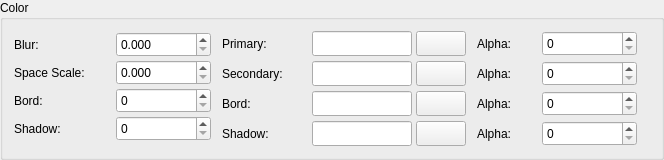
         <widget class="QGroupBox" name="groupBoxColor">
          <property name="minimumSize">
           <size>
            <width>0</width>
            <height>0</height>
           </size>
          </property>
          <property name="title">
           <string>Color</string>
          </property>
          <layout class="QHBoxLayout" name="horizontalLayout_31">
           <property name="spacing">
            <number>11</number>
           </property>
           <item>
            <layout class="QVBoxLayout" name="verticalLayout_2">
             <property name="spacing">
              <number>2</number>
             </property>
             <item>
              <layout class="QHBoxLayout" name="horizontalLayout_10">
               <item>
                <widget class="QLabel" name="labelBlur">
                 <property name="minimumSize">
                  <size>
                   <width>100</width>
                   <height>0</height>
                  </size>
                 </property>
                 <property name="maximumSize">
                  <size>
                   <width>110</width>
                   <height>16777215</height>
                  </size>
                 </property>
                 <property name="text">
                  <string>Blur:</string>
                 </property>
                </widget>
               </item>
               <item>
                <widget class="QDoubleSpinBox" name="doubleSpinBoxBlur">
                 <property name="minimumSize">
                  <size>
                   <width>95</width>
                   <height>25</height>
                  </size>
                 </property>
                 <property name="maximumSize">
                  <size>
                   <width>95</width>
                   <height>16777215</height>
                  </size>
                 </property>
                 <property name="decimals">
                  <number>3</number>
                 </property>
                 <property name="maximum">
                  <double>999.000000000000000</double>
                 </property>
                </widget>
               </item>
              </layout>
             </item>
             <item>
              <layout class="QHBoxLayout" name="horizontalLayout_20">
               <item>
                <widget class="QLabel" name="labelSpaceScale">
                 <property name="minimumSize">
                  <size>
                   <width>100</width>
                   <height>0</height>
                  </size>
                 </property>
                 <property name="maximumSize">
                  <size>
                   <width>110</width>
                   <height>16777215</height>
                  </size>
                 </property>
                 <property name="text">
                  <string>Space Scale:</string>
                 </property>
                </widget>
               </item>
               <item>
                <widget class="QDoubleSpinBox" name="doubleSpinBoxSpaceScale">
                 <property name="minimumSize">
                  <size>
                   <width>95</width>
                   <height>25</height>
                  </size>
                 </property>
                 <property name="maximumSize">
                  <size>
                   <width>95</width>
                   <height>16777215</height>
                  </size>
                 </property>
                 <property name="decimals">
                  <number>3</number>
                 </property>
                 <property name="maximum">
                  <double>100.000000000000000</double>
                 </property>
                </widget>
               </item>
              </layout>
             </item>
             <item>
              <layout class="QHBoxLayout" name="horizontalLayout_21">
               <item>
                <widget class="QLabel" name="labelBord">
                 <property name="minimumSize">
                  <size>
                   <width>100</width>
                   <height>0</height>
                  </size>
                 </property>
                 <property name="maximumSize">
                  <size>
                   <width>110</width>
                   <height>16777215</height>
                  </size>
                 </property>
                 <property name="text">
                  <string>Bord:</string>
                 </property>
                </widget>
               </item>
               <item>
                <widget class="QSpinBox" name="spinBoxBord">
                 <property name="minimumSize">
                  <size>
                   <width>95</width>
                   <height>25</height>
                  </size>
                 </property>
                 <property name="maximumSize">
                  <size>
                   <width>95</width>
                   <height>16777215</height>
                  </size>
                 </property>
                 <property name="maximum">
                  <number>9999</number>
                 </property>
                </widget>
               </item>
              </layout>
             </item>
             <item>
              <layout class="QHBoxLayout" name="horizontalLayout_22">
               <item>
                <widget class="QLabel" name="labelShadow">
                 <property name="minimumSize">
                  <size>
                   <width>100</width>
                   <height>0</height>
                  </size>
                 </property>
                 <property name="maximumSize">
                  <size>
                   <width>110</width>
                   <height>16777215</height>
                  </size>
                 </property>
                 <property name="text">
                  <string>Shadow:</string>
                 </property>
                </widget>
               </item>
               <item>
                <widget class="QSpinBox" name="spinBoxShadow">
                 <property name="minimumSize">
                  <size>
                   <width>95</width>
                   <height>25</height>
                  </size>
                 </property>
                 <property name="maximumSize">
                  <size>
                   <width>95</width>
                   <height>16777215</height>
                  </size>
                 </property>
                 <property name="maximum">
                  <number>9999</number>
                 </property>
                </widget>
               </item>
              </layout>
             </item>
            </layout>
           </item>
           <item>
            <layout class="QVBoxLayout" name="verticalLayout_7">
             <property name="spacing">
              <number>5</number>
             </property>
             <item>
              <layout class="QHBoxLayout" name="horizontalLayout_23">
               <property name="spacing">
                <number>4</number>
               </property>
               <item>
                <widget class="QLabel" name="labelPrimaryColor">
                 <property name="minimumSize">
                  <size>
                   <width>86</width>
                   <height>0</height>
                  </size>
                 </property>
                 <property name="maximumSize">
                  <size>
                   <width>86</width>
                   <height>16777215</height>
                  </size>
                 </property>
                 <property name="text">
                  <string>Primary:</string>
                 </property>
                </widget>
               </item>
               <item>
                <widget class="QLineEdit" name="editPrimaryColor">
                 <property name="minimumSize">
                  <size>
                   <width>100</width>
                   <height>25</height>
                  </size>
                 </property>
                 <property name="maximumSize">
                  <size>
                   <width>100</width>
                   <height>16777215</height>
                  </size>
                 </property>
                 <property name="toolTip">
                  <string/>
                 </property>
                 <property name="maxLength">
                  <number>6</number>
                 </property>
                 <property name="readOnly">
                  <bool>false</bool>
                 </property>
                 <property name="placeholderText">
                  <string/>
                 </property>
                </widget>
               </item>
               <item>
                <widget class="QPushButton" name="buttonPrimaryColor">
                 <property name="sizePolicy">
                  <sizepolicy hsizetype="Minimum" vsizetype="Fixed">
                   <horstretch>30</horstretch>
                   <verstretch>30</verstretch>
                  </sizepolicy>
                 </property>
                 <property name="minimumSize">
                  <size>
                   <width>50</width>
                   <height>0</height>
                  </size>
                 </property>
                 <property name="maximumSize">
                  <size>
                   <width>50</width>
                   <height>27</height>
                  </size>
                 </property>
                 <property name="styleSheet">
                  <string notr="true"/>
                 </property>
                 <property name="text">
                  <string/>
                 </property>
                </widget>
               </item>
              </layout>
             </item>
             <item>
              <layout class="QHBoxLayout" name="horizontalLayout_24">
               <property name="spacing">
                <number>4</number>
               </property>
               <item>
                <widget class="QLabel" name="labelSecondaryColor">
                 <property name="minimumSize">
                  <size>
                   <width>86</width>
                   <height>0</height>
                  </size>
                 </property>
                 <property name="maximumSize">
                  <size>
                   <width>86</width>
                   <height>16777215</height>
                  </size>
                 </property>
                 <property name="text">
                  <string>Secondary:</string>
                 </property>
                </widget>
               </item>
               <item>
                <widget class="QLineEdit" name="editSecondaryColor">
                 <property name="minimumSize">
                  <size>
                   <width>100</width>
                   <height>25</height>
                  </size>
                 </property>
                 <property name="maximumSize">
                  <size>
                   <width>100</width>
                   <height>16777215</height>
                  </size>
                 </property>
                 <property name="toolTip">
                  <string/>
                 </property>
                 <property name="maxLength">
                  <number>6</number>
                 </property>
                 <property name="readOnly">
                  <bool>false</bool>
                 </property>
                 <property name="placeholderText">
                  <string/>
                 </property>
                </widget>
               </item>
               <item>
                <widget class="QPushButton" name="buttonSecondaryColor">
                 <property name="sizePolicy">
                  <sizepolicy hsizetype="Minimum" vsizetype="Fixed">
                   <horstretch>30</horstretch>
                   <verstretch>30</verstretch>
                  </sizepolicy>
                 </property>
                 <property name="minimumSize">
                  <size>
                   <width>50</width>
                   <height>0</height>
                  </size>
                 </property>
                 <property name="maximumSize">
                  <size>
                   <width>50</width>
                   <height>27</height>
                  </size>
                 </property>
                 <property name="text">
                  <string/>
                 </property>
                </widget>
               </item>
              </layout>
             </item>
             <item>
              <layout class="QHBoxLayout" name="horizontalLayout_25">
               <property name="spacing">
                <number>4</number>
               </property>
               <item>
                <widget class="QLabel" name="labelBordColor">
                 <property name="minimumSize">
                  <size>
                   <width>86</width>
                   <height>0</height>
                  </size>
                 </property>
                 <property name="maximumSize">
                  <size>
                   <width>86</width>
                   <height>16777215</height>
                  </size>
                 </property>
                 <property name="text">
                  <string>Bord:</string>
                 </property>
                </widget>
               </item>
               <item>
                <widget class="QLineEdit" name="editBordColor">
                 <property name="minimumSize">
                  <size>
                   <width>100</width>
                   <height>25</height>
                  </size>
                 </property>
                 <property name="maximumSize">
                  <size>
                   <width>100</width>
                   <height>16777215</height>
                  </size>
                 </property>
                 <property name="toolTip">
                  <string/>
                 </property>
                 <property name="maxLength">
                  <number>6</number>
                 </property>
                 <property name="readOnly">
                  <bool>false</bool>
                 </property>
                 <property name="placeholderText">
                  <string/>
                 </property>
                </widget>
               </item>
               <item>
                <widget class="QPushButton" name="buttonBordColor">
                 <property name="sizePolicy">
                  <sizepolicy hsizetype="Minimum" vsizetype="Fixed">
                   <horstretch>30</horstretch>
                   <verstretch>30</verstretch>
                  </sizepolicy>
                 </property>
                 <property name="minimumSize">
                  <size>
                   <width>50</width>
                   <height>0</height>
                  </size>
                 </property>
                 <property name="maximumSize">
                  <size>
                   <width>50</width>
                   <height>27</height>
                  </size>
                 </property>
                 <property name="text">
                  <string/>
                 </property>
                </widget>
               </item>
              </layout>
             </item>
             <item>
              <layout class="QHBoxLayout" name="horizontalLayout_26">
               <property name="spacing">
                <number>4</number>
               </property>
               <item>
                <widget class="QLabel" name="labelShadowColor">
                 <property name="minimumSize">
                  <size>
                   <width>86</width>
                   <height>0</height>
                  </size>
                 </property>
                 <property name="maximumSize">
                  <size>
                   <width>86</width>
                   <height>16777215</height>
                  </size>
                 </property>
                 <property name="text">
                  <string>Shadow:</string>
                 </property>
                </widget>
               </item>
               <item>
                <widget class="QLineEdit" name="editShadowColor">
                 <property name="minimumSize">
                  <size>
                   <width>100</width>
                   <height>25</height>
                  </size>
                 </property>
                 <property name="maximumSize">
                  <size>
                   <width>100</width>
                   <height>16777215</height>
                  </size>
                 </property>
                 <property name="toolTip">
                  <string/>
                 </property>
                 <property name="maxLength">
                  <number>6</number>
                 </property>
                 <property name="readOnly">
                  <bool>false</bool>
                 </property>
                 <property name="placeholderText">
                  <string/>
                 </property>
                </widget>
               </item>
               <item>
                <widget class="QPushButton" name="buttonShadowColor">
                 <property name="sizePolicy">
                  <sizepolicy hsizetype="Minimum" vsizetype="Fixed">
                   <horstretch>30</horstretch>
                   <verstretch>30</verstretch>
                  </sizepolicy>
                 </property>
                 <property name="minimumSize">
                  <size>
                   <width>50</width>
                   <height>0</height>
                  </size>
                 </property>
                 <property name="maximumSize">
                  <size>
                   <width>50</width>
                   <height>27</height>
                  </size>
                 </property>
                 <property name="text">
                  <string/>
                 </property>
                </widget>
               </item>
              </layout>
             </item>
            </layout>
           </item>
           <item>
            <layout class="QVBoxLayout" name="verticalLayout_9">
             <property name="spacing">
              <number>5</number>
             </property>
             <item>
              <layout class="QHBoxLayout" name="horizontalLayout_27">
               <item>
                <widget class="QLabel" name="labelPrimaryColorAlpha">
                 <property name="minimumSize">
                  <size>
                   <width>60</width>
                   <height>0</height>
                  </size>
                 </property>
                 <property name="text">
                  <string>Alpha:</string>
                 </property>
                </widget>
               </item>
               <item>
                <widget class="QSpinBox" name="spinBoxPrimaryColorAlpha">
                 <property name="minimumSize">
                  <size>
                   <width>95</width>
                   <height>25</height>
                  </size>
                 </property>
                 <property name="maximumSize">
                  <size>
                   <width>95</width>
                   <height>16777215</height>
                  </size>
                 </property>
                 <property name="prefix">
                  <string/>
                 </property>
                 <property name="maximum">
                  <number>255</number>
                 </property>
                </widget>
               </item>
              </layout>
             </item>
             <item>
              <layout class="QHBoxLayout" name="horizontalLayout_28">
               <item>
                <widget class="QLabel" name="labelSecondaryColorAlpha">
                 <property name="minimumSize">
                  <size>
                   <width>60</width>
                   <height>0</height>
                  </size>
                 </property>
                 <property name="text">
                  <string>Alpha:</string>
                 </property>
                </widget>
               </item>
               <item>
                <widget class="QSpinBox" name="spinBoxSecondaryColorAlpha">
                 <property name="minimumSize">
                  <size>
                   <width>95</width>
                   <height>25</height>
                  </size>
                 </property>
                 <property name="maximumSize">
                  <size>
                   <width>95</width>
                   <height>16777215</height>
                  </size>
                 </property>
                 <property name="prefix">
                  <string/>
                 </property>
                 <property name="maximum">
                  <number>255</number>
                 </property>
                </widget>
               </item>
              </layout>
             </item>
             <item>
              <layout class="QHBoxLayout" name="horizontalLayout_29">
               <item>
                <widget class="QLabel" name="labelBoxBordColorAlpha">
                 <property name="minimumSize">
                  <size>
                   <width>60</width>
                   <height>0</height>
                  </size>
                 </property>
                 <property name="text">
                  <string>Alpha:</string>
                 </property>
                </widget>
               </item>
               <item>
                <widget class="QSpinBox" name="spinBoxBordColorAlpha">
                 <property name="minimumSize">
                  <size>
                   <width>95</width>
                   <height>25</height>
                  </size>
                 </property>
                 <property name="maximumSize">
                  <size>
                   <width>95</width>
                   <height>16777215</height>
                  </size>
                 </property>
                 <property name="prefix">
                  <string/>
                 </property>
                 <property name="maximum">
                  <number>255</number>
                 </property>
                </widget>
               </item>
              </layout>
             </item>
             <item>
              <layout class="QHBoxLayout" name="horizontalLayout_30">
               <item>
                <widget class="QLabel" name="labelShadowColorAlpha">
                 <property name="minimumSize">
                  <size>
                   <width>60</width>
                   <height>0</height>
                  </size>
                 </property>
                 <property name="text">
                  <string>Alpha:</string>
                 </property>
                </widget>
               </item>
               <item>
                <widget class="QSpinBox" name="spinBoxShadowColorAlpha">
                 <property name="minimumSize">
                  <size>
                   <width>95</width>
                   <height>25</height>
                  </size>
                 </property>
                 <property name="maximumSize">
                  <size>
                   <width>95</width>
                   <height>16777215</height>
                  </size>
                 </property>
                 <property name="prefix">
                  <string/>
                 </property>
                 <property name="maximum">
                  <number>255</number>
                 </property>
                </widget>
               </item>
              </layout>
             </item>
            </layout>
           </item>
           <item>
            <spacer name="horizontalSpacer_2">
             <property name="orientation">
              <enum>Qt::Horizontal</enum>
             </property>
             <property name="sizeType">
              <enum>QSizePolicy::Expanding</enum>
             </property>
             <property name="sizeHint" stdset="0">
              <size>
               <width>13</width>
               <height>20</height>
              </size>
             </property>
            </spacer>
           </item>
          </layout>
         </widget>
